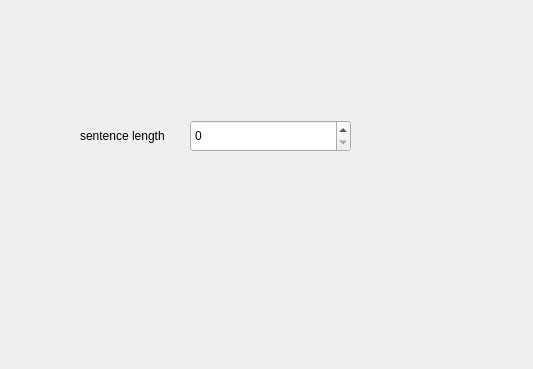
<?xml version="1.0" encoding="UTF-8"?>
<ui version="4.0">
 <class>Dialog</class>
 <widget class="QDialog" name="Dialog">
  <property name="geometry">
   <rect>
    <x>0</x>
    <y>0</y>
    <width>533</width>
    <height>369</height>
   </rect>
  </property>
  <property name="windowTitle">
   <string>Dialog</string>
  </property>
  <widget class="QLabel" name="label">
   <property name="geometry">
    <rect>
     <x>80</x>
     <y>110</y>
     <width>111</width>
     <height>51</height>
    </rect>
   </property>
   <property name="text">
    <string>sentence length</string>
   </property>
  </widget>
  <widget class="QSpinBox" name="spinBox">
   <property name="geometry">
    <rect>
     <x>190</x>
     <y>120</y>
     <width>161</width>
     <height>32</height>
    </rect>
   </property>
  </widget>
 </widget>
 <resources/>
 <connections/>
</ui>
